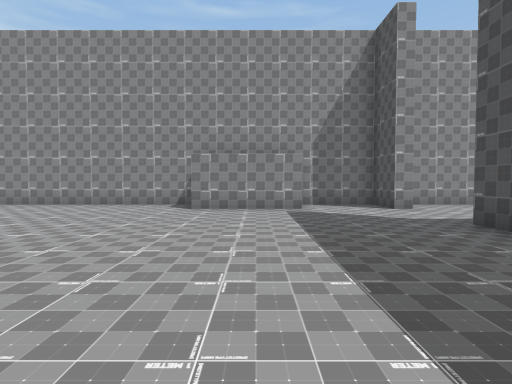
View 1 (above)

22 first-person views from a walk through a Unity game level. The camera is 1.5 m above the floor, tilts 2° down and sees 80° across. The floor is counted in squares, 2 m on a side. Each view is taken from the middle of a square. On the plan, view 1 faces up. The plan holds only what a view shows up to about 10 squares ahead; the rest is blank. The place goes on beyond the plan. The player is left out. Some animated figures are not drawn.

View 2
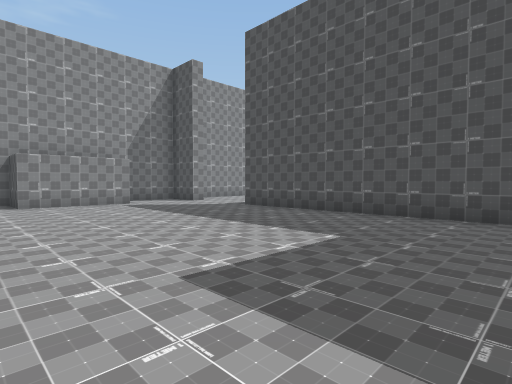

View 3
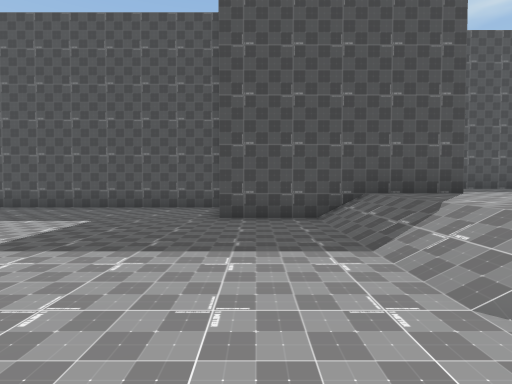

View 4
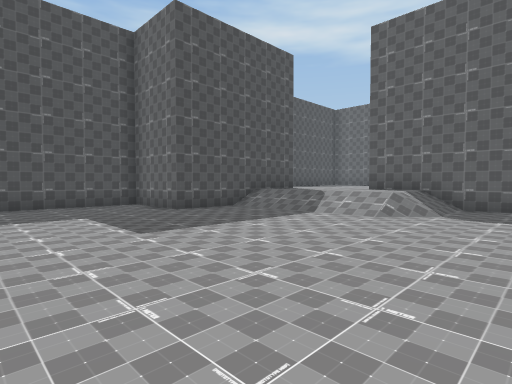

View 5
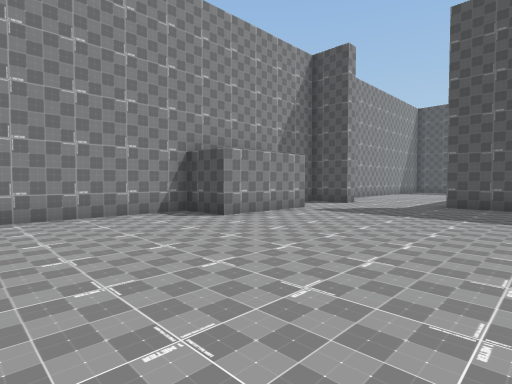

View 6
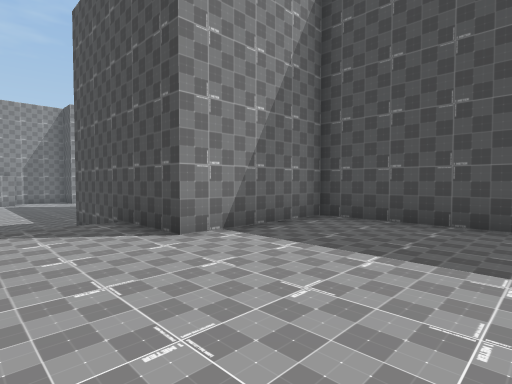

View 7
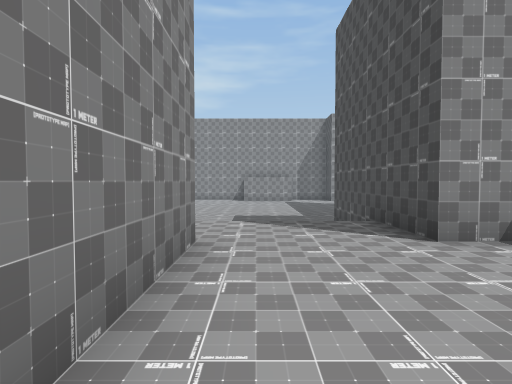

View 8
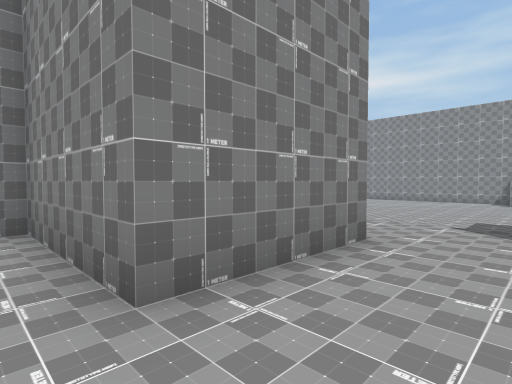

View 9
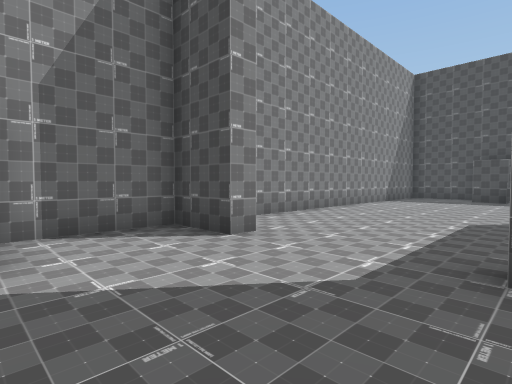

View 10
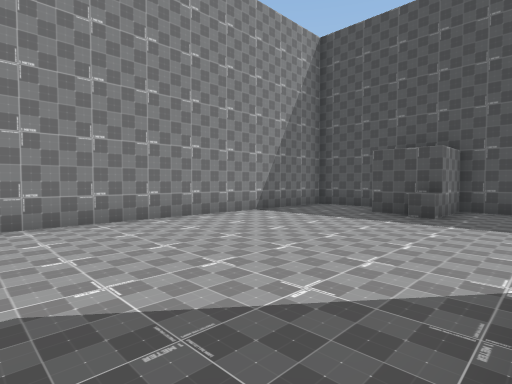

View 11
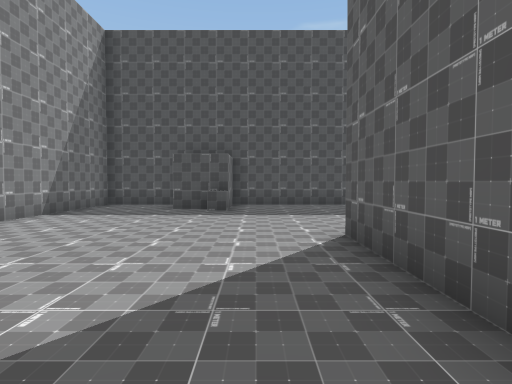

View 12
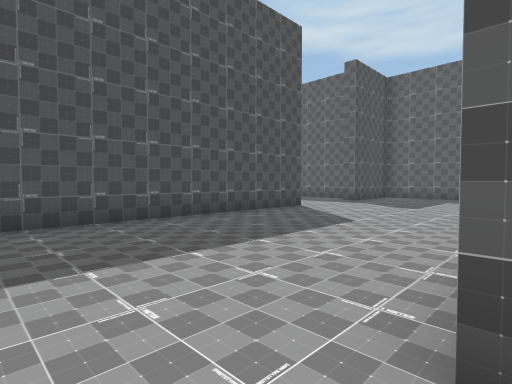

View 13
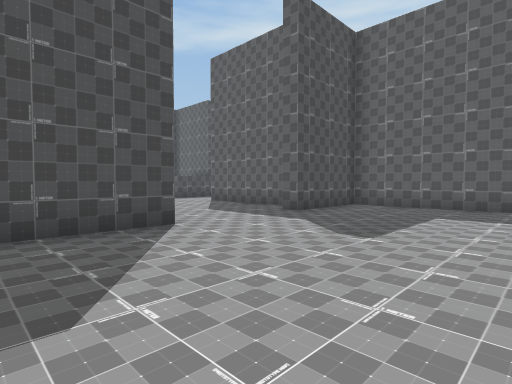

View 14
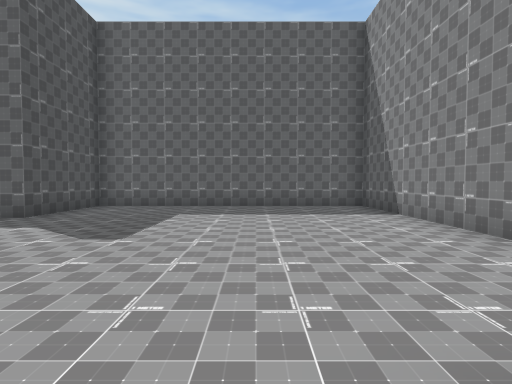

View 15
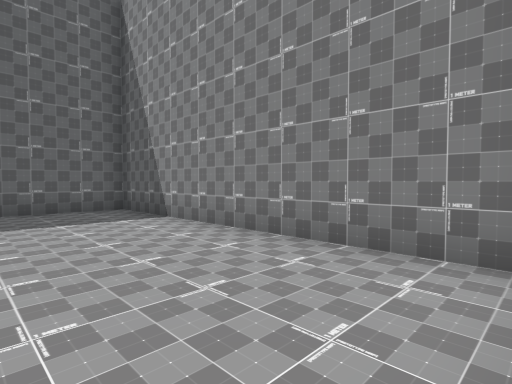

View 16
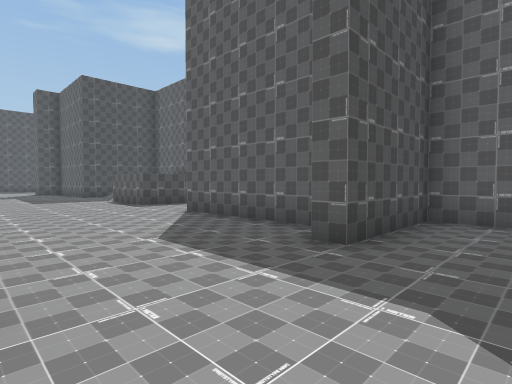

View 17
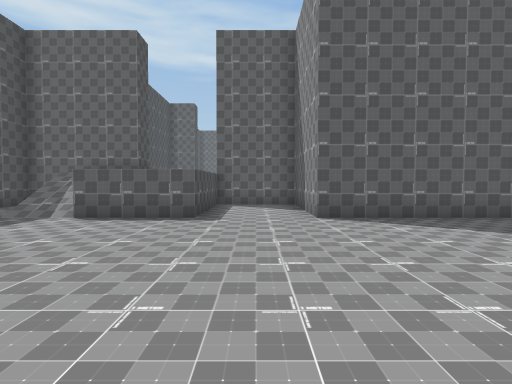

View 18
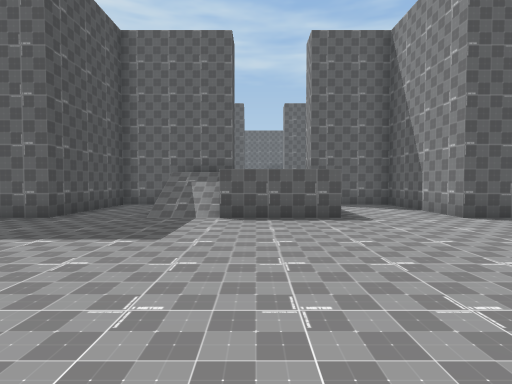

View 19
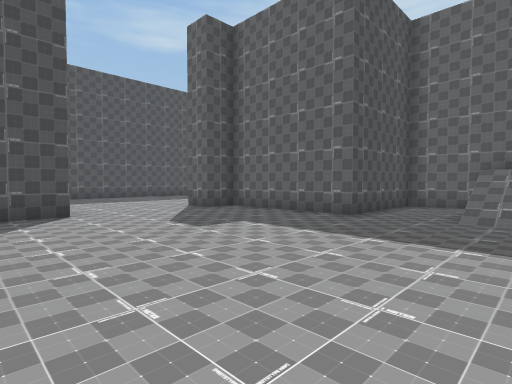

View 20
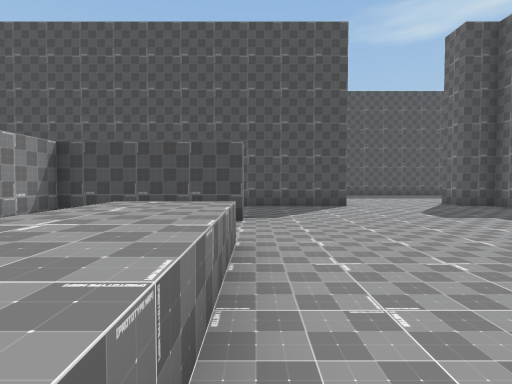

View 21
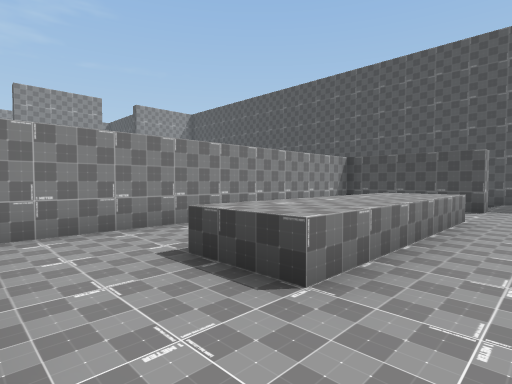

View 22
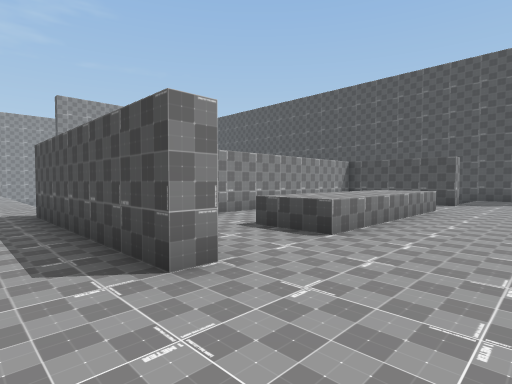

### Floor plan
Key: @ floor where view 1 was taken; # wall or solid block; . main floor; : floor 1 m higher than the main floor; / step, stairs or slope; ^ raised ledge.
Columns run from 6 left of view 1 to 36 right of it. Each row starts with its distance up from view 1.
 10 ###### ################   ./
  9 .....###..#...........#   ./
  8 ......................#   ./
  7 .....................##   .
  6 ....................^##   .
  5 ..........#...........#   .#
  4 ..........#  .........#   ###########
  3 ..........#   ###.....#  .#....     #
  2 ..........#      .....#  .#........ #
  1 ..........#      .....#  .#..^^^^^. #  /#
  0 ......@...#      .....#  ...............#
 -1 ..........#  #........#  ...............#
 -2 ..........#  #........#  ...............#
 -3 ........###  #............................
 -4  .......#    #.............................
 -5  .//////#    #.............................
 -6  ./:::::#    #............................
 -7  ./:::::#### #........#......///........#
 -8  ####::::::# #........#####../  //..#####
 -9     #::::::# #........#   #../  //..#
-10 #####::::::# ##########   #../    ..#
-11 #::::::::::#              ####  #####

Where each view was taken, in squares from view 1:
view 1: 0 up, 0 right, facing up
view 2: 2 down, 3 left, facing up-right
view 3: 3 down, 5 left, facing right
view 4: 2 up, 6 left, facing down-right
view 5: 3 up, 6 left, facing up-right
view 6: 11 down, 1 left, facing up-right
view 7: 11 down, 1 left, facing up
view 8: 11 down, 0 right, facing up-left
view 9: 5 up, 1 right, facing up-right
view 10: 4 up, 7 right, facing up-right
view 11: 5 up, 6 right, facing right
view 12: 5 up, 10 right, facing down-right
view 13: 0 up, 11 right, facing down-right
view 14: 0 up, 11 right, facing down
view 15: 1 down, 11 right, facing down-left
view 16: 3 down, 14 right, facing down-right
view 17: 1 down, 22 right, facing down
view 18: 1 down, 25 right, facing down
view 19: 1 down, 26 right, facing down-right
view 20: 0 up, 24 right, facing right
view 21: 1 down, 21 right, facing up-right
view 22: 2 down, 19 right, facing up-right
